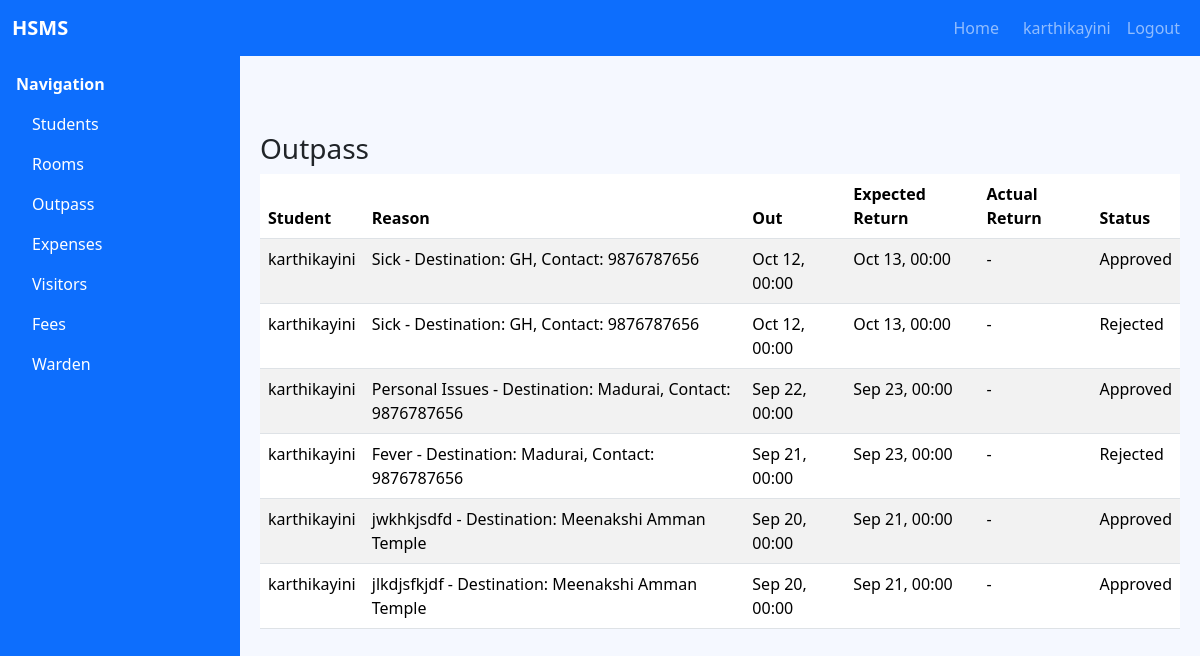
Page /outpass/ (signed in) on the committed database.
### accounts/models.py (models this page shows, shortened)
class User(AbstractUser):
    class Roles(models.TextChoices):
        STUDENT = "student", "Student"
        WARDEN = "warden", "Warden"
        ADMIN = "admin", "Admin"
    role = models.CharField(
        max_length=20,
        choices=Roles.choices,
        default=Roles.STUDENT,
        help_text="Role for role-based access control",
    )
    reg_no = models.CharField(
        max_length=50,
        blank=True,
        null=True,
        help_text="Registration number for students (optional for staff)",
        unique=False,
    )

### outpass/models.py (models this page shows, shortened)
class Outpass(models.Model):
    class Status(models.TextChoices):
        PENDING = "Pending", "Pending"
        APPROVED = "Approved", "Approved"
        REJECTED = "Rejected", "Rejected"
    student = models.ForeignKey(settings.AUTH_USER_MODEL, on_delete=models.CASCADE, related_name='outpasses')
    reason = models.CharField(max_length=255)
    out_date = models.DateTimeField()
    expected_return = models.DateTimeField()
    actual_return = models.DateTimeField(blank=True, null=True)
    status = models.CharField(max_length=20, choices=Status.choices, default=Status.PENDING)
    warden_remarks = models.TextField(blank=True, null=True)
    destination = models.CharField(max_length=255, default="")
    contact_number = models.CharField(max_length=20, default="")
    created_at = models.DateTimeField(auto_now_add=True)

### outpass/views.py (the view)
# urls.py: path('', outpass_list, name='outpass_list'),
@login_required
def outpass_list(request):
    if is_warden(request.user):
        pending = Outpass.objects.filter(status=Outpass.Status.PENDING).select_related('student').order_by('-out_date')
        approved = Outpass.objects.filter(status=Outpass.Status.APPROVED).select_related('student').order_by('-out_date')
        rejected = Outpass.objects.filter(status=Outpass.Status.REJECTED).select_related('student').order_by('-out_date')
        context = {
            'pending': pending,
            'approved': approved,
            'rejected': rejected
        }
        return render(request, 'warden/outpass.html', context)
    else:
        qs = Outpass.objects.filter(student=request.user).order_by('-out_date')
        return render(request, 'outpass/list.html', {'outpasses': qs})

### outpass/views.py (called while the page is built)
def is_warden(user):
    return user.is_staff and not user.is_superuser

### outpass/templates/outpass/list.html (shortened to what this page needs)
{% extends 'base.html' %}
{% block content %}
<h3>Outpass</h3>
<div class="table-responsive">
  <table class="table table-striped">
    <thead>
      <tr>
        <th>Student</th>
        <th>Reason</th>
        <th>Out</th>
        <th>Expected Return</th>
        <th>Actual Return</th>
        <th>Status</th>
      </tr>
    </thead>
    <tbody>
      {% for o in outpasses %}
      <tr>
        <td>{{ o.student.username }}</td>
        <td>{{ o.reason }}</td>
        <td>{{ o.out_date|date:'M d, H:i' }}</td>
        <td>{{ o.expected_return|date:'M d, H:i' }}</td>
        <td>{% if o.actual_return %}{{ o.actual_return|date:'M d, H:i' }}{% else %}-{% endif %}</td>
        <td>{{ o.status }}</td>
      </tr>
      {% empty %}
      <tr><td colspan="6">No outpasses.</td></tr>
      {% endfor %}
    </tbody>
  </table>
  </div>
{% endblock %}

### templates/base.html (shortened to what this page needs)
<!doctype html>
<html>
<head>
  <link href="https://cdn.jsdelivr.net/npm/bootstrap@5.3.3/dist/css/bootstrap.min.css" rel="stylesheet">
  </head>
<body>
  <nav class="navbar navbar-expand-lg navbar-dark bg-primary topbar">
    <div class="container-fluid">
      <a class="navbar-brand fw-semibold" href="/">HSMS</a>
      <div class="collapse navbar-collapse" id="topbarMenu">
        <ul class="navbar-nav ms-auto">
          {% if user.is_authenticated and user.role == 'warden' %}
          <li class="nav-item"><a class="nav-link" href="/warden/dashboard/">Home</a></li>
          {% elif user.is_authenticated and user.role == 'student' %}
          <li class="nav-item"><a class="nav-link" href="/student/dashboard/">Home</a></li>
          {% endif %}
          {% if user.is_authenticated %}
          <li class="nav-item"><a class="nav-link" href="/accounts/profile/">{{ user.username }}</a></li>
          <li class="nav-item"><a class="nav-link" href="/accounts/logout/">Logout</a></li>
          {% else %}
          <li class="nav-item"><a class="nav-link" href="/accounts/login/">Login</a></li>
          <li class="nav-item"><a class="nav-link" href="/accounts/register/">Register</a></li>
          {% endif %}
        </ul>
      </div>
    </div>
  </nav>
  {% block sidebar %}
  <aside class="sidebar d-none d-md-block">
    <div class="p-3">
      <div class="fw-semibold mb-2">Navigation</div>
      <div class="list-group list-group-flush">
        <a href="/students/" class="list-group-item list-group-item-action bg-transparent text-white border-0">Students</a>
        <a href="/rooms/" class="list-group-item list-group-item-action bg-transparent text-white border-0">Rooms</a>
        <a href="/outpass/" class="list-group-item list-group-item-action bg-transparent text-white border-0">Outpass</a>
        <a href="/expenses/" class="list-group-item list-group-item-action bg-transparent text-white border-0">Expenses</a>
        <a href="/visitors/" class="list-group-item list-group-item-action bg-transparent text-white border-0">Visitors</a>
        <a href="/fees/" class="list-group-item list-group-item-action bg-transparent text-white border-0">Fees</a>
        <a href="/warden/" class="list-group-item list-group-item-action bg-transparent text-white border-0">Warden</a>
      </div>
    </div>
  </aside>
  {% endblock %}
  <main class="content">
    {% block content %}{% endblock %}
  </main>
</body>
</html>

### templates/base.html (style rules this page uses)
body { background-color: #f5f8ff; }
.topbar { position: sticky; top: 0; z-index: 1030; }
.sidebar { position: fixed; top: 56px; bottom: 0; left: 0; width: 240px; background-color: #0d6efd; color: #fff; overflow-y: auto; }
.sidebar a { color: #e7efff; text-decoration: none; }
.content { margin-top: 56px; margin-left: 240px; padding: 20px; }

### rows in the picture
User: username "karthikayini"
Outpass: student.username "karthikayini", reason "Sick - Destination: GH, Contact: 9876787656", out_date "Oct 12, 00:00", expected_return "Oct 13, 00:00", status "Approved"
Outpass: student.username "karthikayini", reason "Sick - Destination: GH, Contact: 9876787656", out_date "Oct 12, 00:00", expected_return "Oct 13, 00:00", status "Rejected"
Outpass: student.username "karthikayini", reason "Personal Issues - Destination: Madurai, Contact: 9876787656", out_date "Sep 22, 00:00", expected_return "Sep 23, 00:00", status "Approved"
Outpass: student.username "karthikayini", reason "Fever - Destination: Madurai, Contact: 9876787656", out_date "Sep 21, 00:00", expected_return "Sep 23, 00:00", status "Rejected"
Outpass: student.username "karthikayini", reason "jwkhkjsdfd - Destination: Meenakshi Amman Temple", out_date "Sep 20, 00:00", expected_return "Sep 21, 00:00", status "Approved"
Outpass: student.username "karthikayini", reason "jlkdjsfkjdf - Destination: Meenakshi Amman Temple", out_date "Sep 20, 00:00", expected_return "Sep 21, 00:00", status "Approved"
